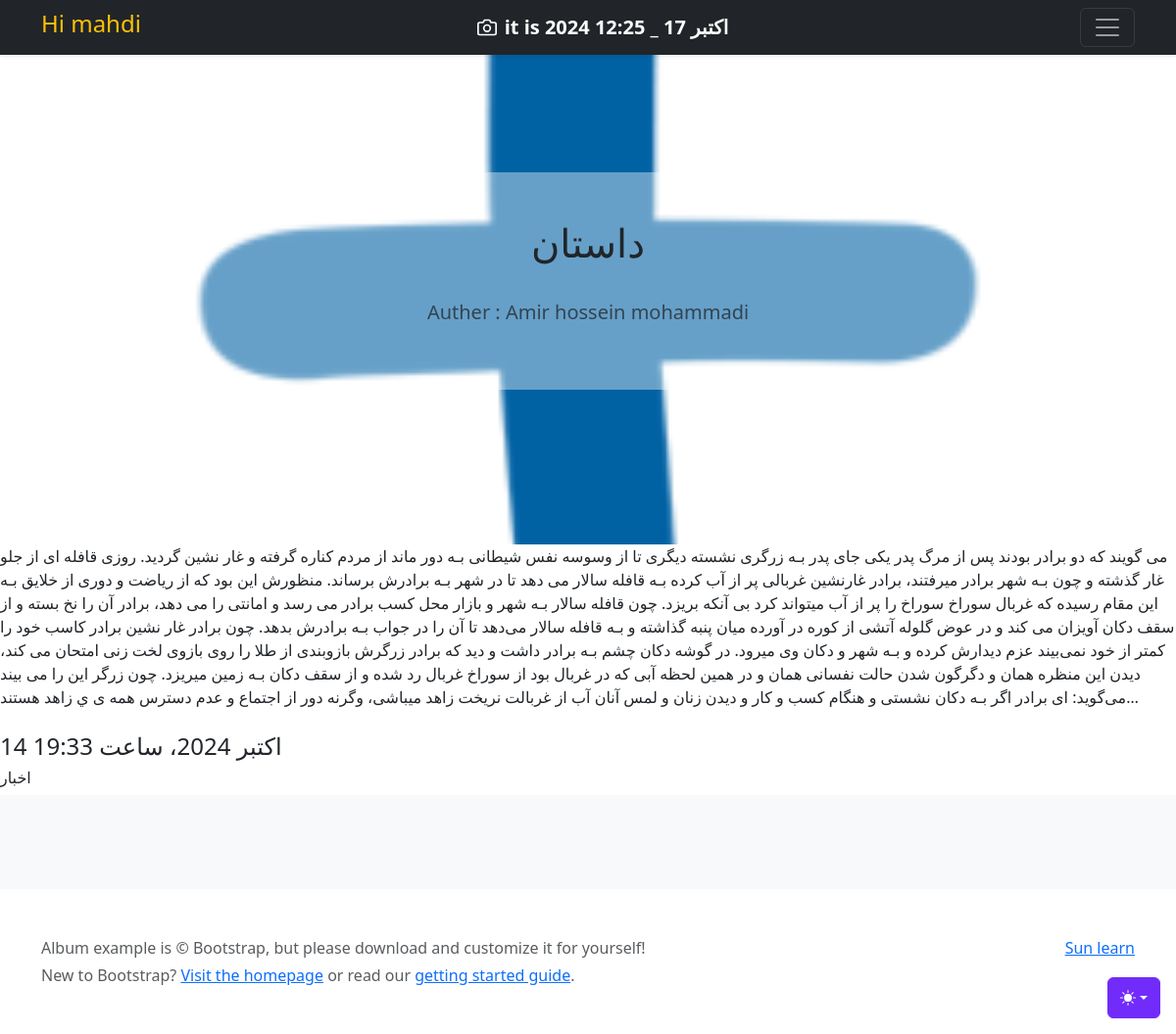
The app's page /detail/2 (signed in) with its own data.
### Home/models.py (models this page shows, shortened)
class Article(models.Model):
    title = models.CharField(max_length=100,verbose_name = "عنوان مقاله") # , null=True, blank=True
    text = models.TextField(help_text="Enter your article text.", verbose_name="متن")
    pub_date = models.DateTimeField(auto_now_add=True,verbose_name ="تاریخ انتشار")
    updated_date = models.DateTimeField(auto_now=True ,verbose_name ="تاریخ بروز رسانی")
    is_show = models.BooleanField(default=True,verbose_name = "ایا مقاله نمایش داده شود")
    image = models.ImageField(upload_to="Home/image_article/",verbose_name ="تصویر")
    auther = models.ForeignKey(User, on_delete=models.CASCADE,verbose_name ="نویسنده") # این باعث میشه که فقط فردی از بین کاربران ثبت نام شده در این سایت رو بشه به عنوان نویسنده انتخاب کرد
    categoreis = models.ManyToManyField(Category)
    class Meta:
        verbose_name = "مقاله"
        verbose_name_plural = "مقالات"

### category/models.py (models this page shows)
class Category(models.Model):
    title = models.CharField(max_length=100)
    def __str__(self):
        return self.title

### Home/views.py (the view)
# urls.py: path('detail/<int:article_id>', views.detail, name='detail'),
def detail(request, article_id):
    article = get_object_or_404(Article, id=article_id)
    categories = article.categoreis.all()
    print(categories)
    return render(request, 'Home/detail.html', {'article':article, 'categories':categories})

### Home/templates/Home/detail.html (shortened to what this page needs)
{% extends 'base/base.html' %}
{% block body %}
<section class="py-5 text-center container" style="background-image: url('{{ article.image.url }}'); background-size: cover; background-position: center; padding: 20px; border-radius: 10px; height: 500px;">
    <br><br><br>
    <div class="row py-lg-5" style="background-color: rgba(255, 255, 255, 0.4); padding: 20px; border-radius: 10px;">
     <div class="col-lg-6 col-md-8 mx-auto">
       <h1 class="fw-normal">{{ article.title }}</h1><br>
       <p class="lead text-body-secondary">Auther : {{ article.auther.get_full_name }}</p>
     </div>
    </div>
</section>
        <article>{{ article.text }}</article>
        <br>
        <h4>{{ article.updated_date }}</h4>
        <div>
{% for cat in categories %}
    <h6>{{ cat }}</h6>
{% endfor %}
{% endblock %}

### templates/base/header_ref.html (shortened to what this page needs)
<header data-bs-theme="dark">
  <div class="navbar navbar-dark bg-dark shadow-sm">
    <div class="container">
      {% if request.user.is_authenticated %}
        <h4 class="text-warning">Hi {{ request.user }}</h4>
      {% else %}
        <a href="{% url 'account:user_log_in' %}" class="text-warning" > Login Page</a>
      {% endif %}
      <a href="#" class="navbar-brand d-flex align-items-center">
        <strong>it is   {% now  "Y M d  _  h:i"  %}</strong>
      </a>
      <button class="navbar-toggler" type="button" data-bs-toggle="collapse" data-bs-target="#navbarHeader" aria-controls="navbarHeader" aria-expanded="false" aria-label="Toggle navigation">
        <span class="navbar-toggler-icon"></span>
      </button>
    </div>
  </div>
</header>

### records on screen
Article: image (picture), title "داستان", auther.get_full_name "Amir hossein mohammadi", text "می گویند که دو برادر بودند پس از مرگ پدر یکی جای پدر بـه زرگری نشسته دیگری تا از وسوسه نفس شیطانی بـه دور ماند از مردم کناره گرفته و غار نشین گردید. روزی قافله ای از جلو غار گذشته و چون بـه شهر برادر میرفتند، برادر غارنشین غربالی پر از آب کرده بـه قافله سالار می دهد تا در شهر بـه برادرش برساند. منظورش این بود که از ریاضت و دوری از خلایق بـه این مقام رسیده که غربال سوراخ سوراخ را پر از آب میتواند کرد بی آنکه بریزد. چون قافله سالار بـه شهر و بازار محل کسب برادر می رسد و امانتی را می دهد، برادر آن را نخ بسته و از سقف دکان آویزان می کند و در عوض گلوله آتشی از کوره در آورده میان پنبه گذاشته و بـه قافله سالار می‌دهد تا آن را در جواب بـه برادرش بدهد. چون برادر غار نشین برادر کاسب خود را کمتر از…", updated_date "14 اکتبر 2024، ساعت 19:33"
Category: title "اخبار"

### other values on screen
{{ request.user }} "mahdi"
{{ message }} "Sun learn"
